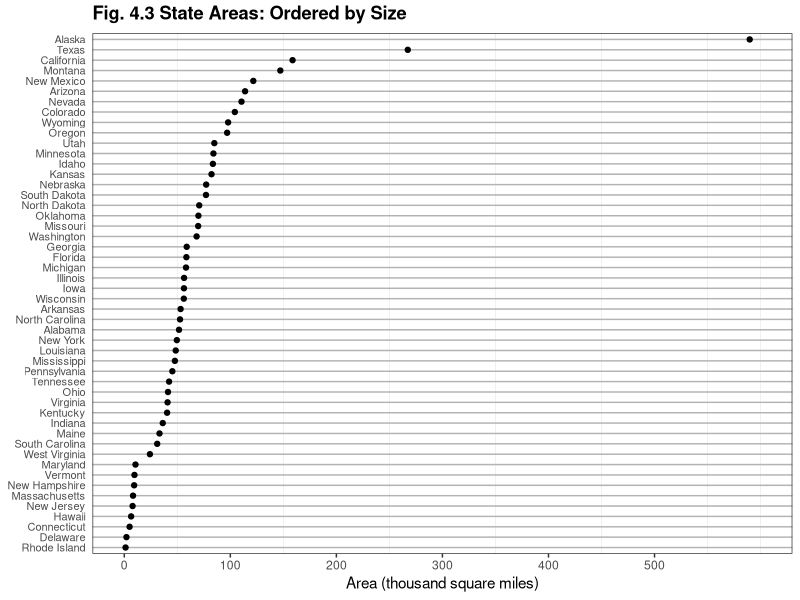
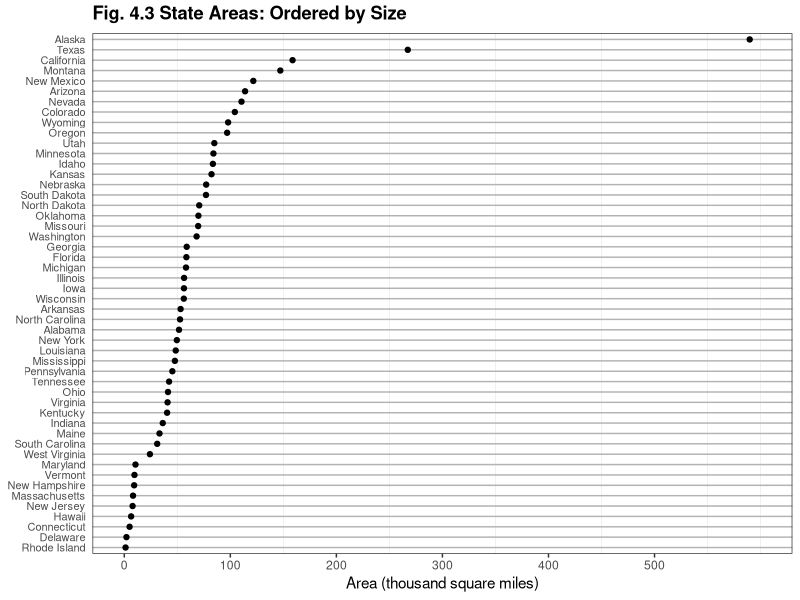

The R source for these figures, in order:
library(ggplot2)

this_base <- "fig04-03_state-areas-ordered-by-size"

my_data <- data.frame(
  state_name = state.name,
  state_area = state.area,
  state_area_scaled = state.area / 1000)

p <- ggplot(my_data, aes(x = state_area_scaled, 
                      y = reorder(state_name, state_area_scaled))) +
  geom_point() + 
  scale_x_continuous(breaks = seq(0, 500, 100), limits = c(0, 600)) +
  labs(x = "Area (thousand square miles)", y = NULL) +
  ggtitle("Fig. 4.3 State Areas: Ordered by Size") +
  theme_bw() + 
  theme(panel.grid.major.x = element_blank(),
        panel.grid.major.y = element_line(colour = "grey70"), 
        plot.title = element_text(face = "bold", vjust = 1.5),
        axis.ticks.y = element_blank(),
        axis.text.y = element_text(size = rel(0.9)))

p

ggsave(paste0(this_base, ".png"), 
       p, width = 6, height = 6)

## pedantic: missing tick marks at top of plot
